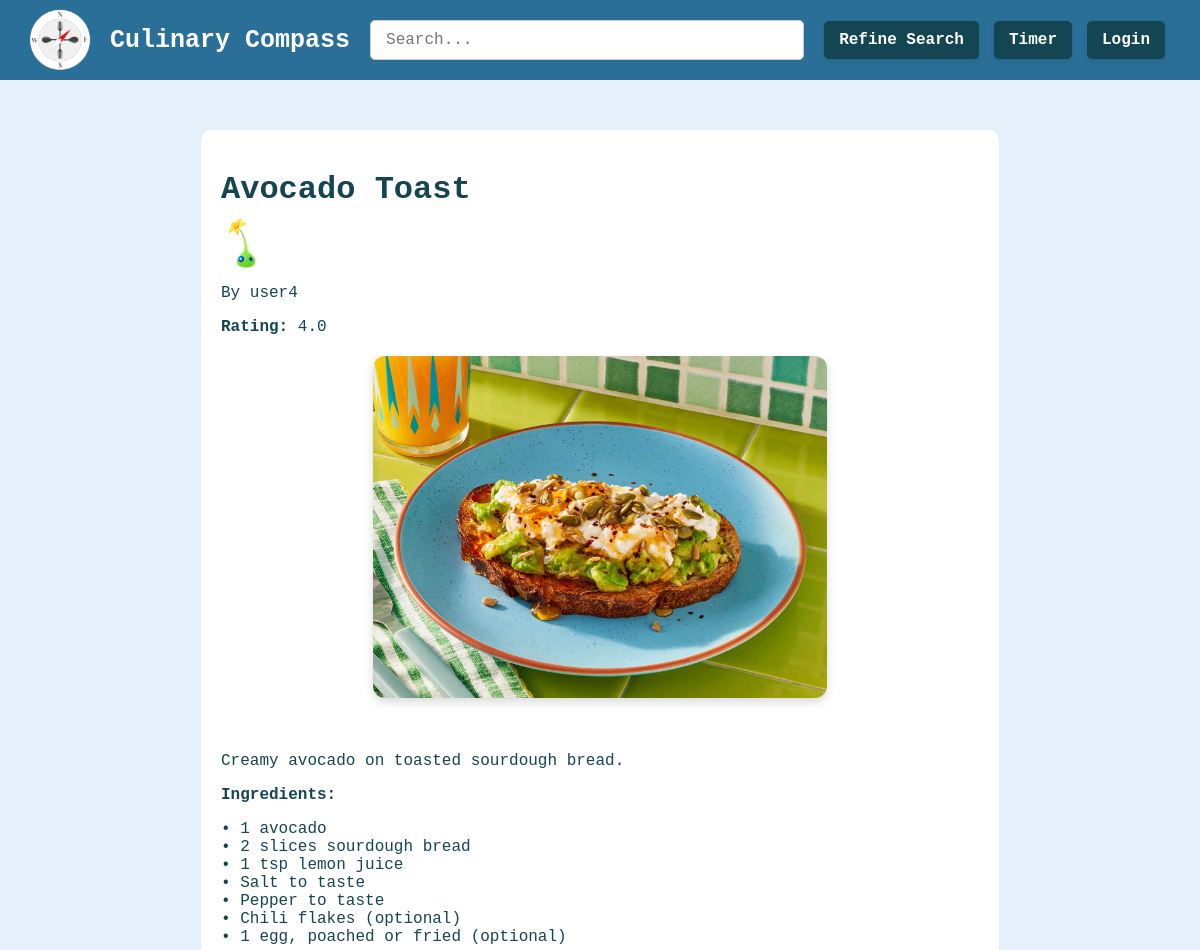
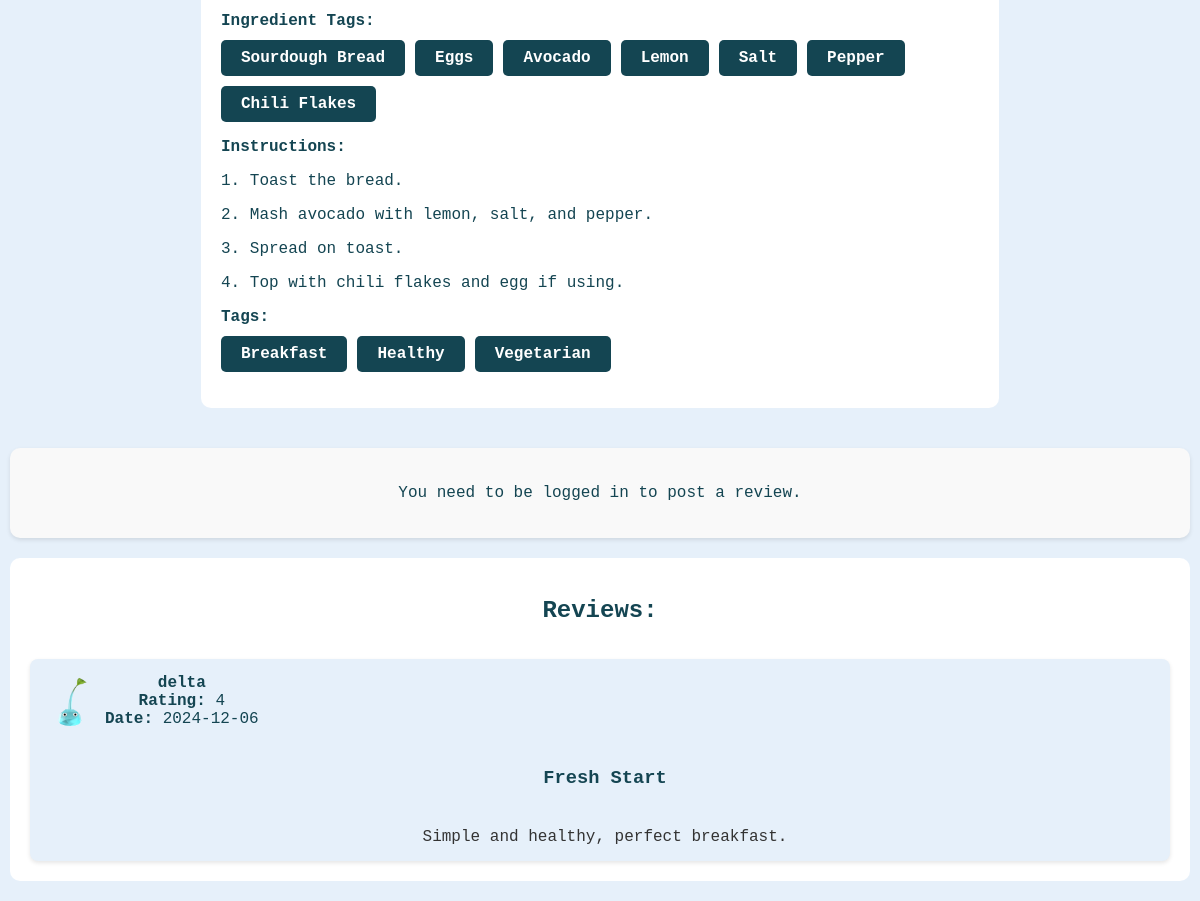
Page /recipe/6 on the committed database (2 pictures, top to bottom).
### tables this page shows
CREATE TABLE recipes (
        id INTEGER PRIMARY KEY AUTOINCREMENT,
        user_id INTEGER NOT NULL,
        title TEXT NOT NULL,
        intro TEXT,
        ingredient_list TEXT,
        ingredient_tags TEXT,
        instructions TEXT,
        tags TEXT,
        rating REAL,
        image TEXT
    );

CREATE TABLE users (
        id INTEGER PRIMARY KEY AUTOINCREMENT,
        username TEXT NOT NULL UNIQUE,
        password TEXT NOT NULL,
        profile_picture TEXT NOT NULL,
        is_admin INTEGER DEFAULT 0,
        failed_attempts INTEGER DEFAULT 0,
        lockout_timer TIMESTAMP NULL
    );

CREATE TABLE reviews (
        id INTEGER PRIMARY KEY AUTOINCREMENT,
        recipe_id INTEGER NOT NULL,
        user_id INTEGER NOT NULL,
        rating INTEGER NOT NULL,
        review TEXT,
        title TEXT,
        date TEXT NOT NULL,
        profile_picture TEXT,
        FOREIGN KEY (recipe_id) REFERENCES recipes(id) ON DELETE CASCADE,
        FOREIGN KEY (user_id) REFERENCES users(id) ON DELETE CASCADE
    );

### MW aaaaa/app.py (the view, shortened to what this page needs)
@app.route('/recipe/<int:recipe_id>', methods=['GET', 'POST'])
def recipe_page(recipe_id):
    connection = get_db_connection()
    cursor = connection.cursor()
    connection.execute("PRAGMA foreign_keys = ON;")
    query_recipe = '''
    SELECT recipes.*, users.username AS writer_username, users.id AS writer_id, users.profile_picture AS writer_pic
    FROM recipes
    JOIN users ON recipes.user_id = users.id
    WHERE recipes.id = ?
    '''
    recipe = connection.execute(query_recipe, (recipe_id,)).fetchone()
    query_reviews = '''
    SELECT users.username, reviews.*, reviews.title AS review_title
    FROM reviews
    JOIN users ON reviews.user_id = users.id
    WHERE reviews.recipe_id = ?
    '''
    reviews = connection.execute(query_reviews, (recipe_id,)).fetchall()
    is_favourited = False
    user_review = None
    if 'user_id' in session:
        user_id = session['user_id']
        is_favourited = cursor.execute("SELECT 1 FROM favourites WHERE recipe_id = ? AND user_id = ?", (recipe_id, user_id)).fetchone() is not None
        user_review = cursor.execute(
            "SELECT * FROM reviews WHERE recipe_id = ? AND user_id = ?",
            (recipe_id, user_id)
        ).fetchone()
        query_annotations = '''
        SELECT annotations.highlighted_text, annotations.annotation_text
        FROM annotations
        JOIN users ON annotations.user_id = users.id
        WHERE annotations.recipe_id = ? AND annotations.user_id = ?
        '''
        annotations = connection.execute(query_annotations, (recipe_id, user_id)).fetchall()
    else:
        annotations = []
    connection.close()
    if recipe:
        tags_dict = json.loads(recipe['tags'])
        tags = []
        for tag_list in tags_dict.values():
            tags.extend(tag_list)
        ingredient_tags_dict = json.loads(recipe['ingredient_tags'])
        ingredient_tags = []
        for tag_list in ingredient_tags_dict.values():
            ingredient_tags.extend(tag_list)
        recipe_data = {
            "writer_username": recipe['writer_username'],
            "writer_id": recipe['writer_id'],
            "writer_pic": recipe['writer_pic'],
            "id": recipe['id'],
            "title": recipe['title'],
            "instructions": recipe['instructions'],
            "intro": recipe['intro'],
            "ingredient_list": recipe['ingredient_list'],
            "ingredient_tags": ingredient_tags,
            "tags": tags,
            "rating": recipe['rating'] if reviews else "N/A",
            "image": recipe['image'],
            "annotations": [
                {
                    "highlighted_text": a['highlighted_text'],
                    "annotation_text": a['annotation_text']
                } for a in annotations
            ],
            "reviews": [
                {
                    "user_id": r['user_id'],
                    "username": r['username'],
                    "profile_picture": r['profile_picture'],
                    "review_title": r['review_title'],
                    "review": r['review'],
                    "rating": r['rating'],
                    "date": r['date']
                } for r in reviews
            ]
        }
        recipe_data["instructions"] = highlight_text(recipe_data["instructions"], recipe_data["annotations"])
        return render_template('recipepage.html', recipe=recipe_data, tags=tags, ingredient_tags=ingredient_tags, is_favourited=is_favourited, user_review=user_review)
    else:
        return "Page not found", 404

### MW aaaaa/app.py (called while the page is built)
def get_db_connection():
    connection = sqlite3.connect('my-database.db')
    connection.row_factory = sqlite3.Row
    return connection

def highlight_text(instructions, annotations):
    for i, ann in enumerate(annotations):
        pattern = re.escape(ann['highlighted_text'])
        replacement = f'<mark class="highlighted-text" id="highlight-{i}" data-index="{i}">{ann["highlighted_text"]}</mark>'
        instructions = re.sub(pattern, replacement, instructions, count=1)
    return Markup(instructions)

### MW aaaaa/templates/recipepage.html (shortened to what this page needs)
{% extends 'base.html' %}
{% block content %}
        <div class="content-wrapper{% if not session.get('logged_in') %} guest-view{% endif %}">
        <div class="recipe-info{% if not session.get('logged_in') %} guest-view{% endif %}">
                <h1>{{ recipe['title'] }}</h1>
                <a href="{{ url_for('profile', user_id=recipe['writer_id']) }}">
                    <img src="{{ url_for('static', filename=recipe['writer_pic'] if recipe['writer_pic'] else 'images/default_profile.png') }}" alt="Profile Picture" class="profile-pic">
                    <p>By {{ recipe['writer_username'] }}</p>
                </a>
                <p><strong>Rating:</strong> <span class="rating">{{ recipe['rating'] }}</span></p>
                {% if recipe.image %}
                    <div class="recipe-image-container">
                        <img src="{{ url_for('static', filename=recipe.image) }}" alt="{{ recipe.title }} Image" class="recipe-main-image">
                    </div>
                {% endif %}
                <br>
                <p> {{ recipe['intro']}}</p>
                <p><strong>Ingredients:</strong></p>
                <p> {{ recipe['ingredient_list']|replace('\n', '<br>')|safe }}</p>
                <p><strong>Ingredient Tags:</strong></p>
                    <div class="recipe-tags">
                        {% for tag in ingredient_tags %}
                            <a href="{{ url_for('search') }}?ingredients={{ tag }}" class="dark-button">{{ tag }}</a>
                        {% endfor %}
                    </div>
                <p><strong>Instructions:</strong></p>
                <div id="recipe-instructions">
                    <div id="instructions-text">
                        {% for line in recipe['instructions'].split('\n') %}
                            <p>{{ line }}</p>
                        {% endfor %}
                    </div>
                </div>
                <p><strong>Tags:</strong>
                    <form method="POST">
                        <div class="recipe-tags">
                            {% for tag in recipe['tags'] %}
                                <a href="{{ url_for('search') }}?tags={{ tag }}" class="dark-button">{{ tag }}</a>
                            {% endfor %}
                        </div>
                    </form>
                </p>
            </div>
    </div>
    <div class="review-form">
        {% if session.get('logged_in') %}
            {% if session['user_id'] == recipe.writer_id %}
                <p>You cannot review your own recipe.</p>
            {% elif user_review %}
                <h2>Edit Your Review</h2>
                <form method="POST">
                    <input type="hidden" name="action" value="edit_review">
                    <div class="form-group">
                        <label for="review_title">Review Title:</label>
                        <input type="text" id="review_title" name="review_title" value="{{ user_review['title'] }}" required>
                    </div>
                    <br>
                    <div class="form-group">
                        <label for="rating">Rating (1-5):</label>
                        <input type="number" id="rating" name="rating" min="1" max="5" value="{{ user_review['rating'] }}" required>
                    </div>
                    <br>
                    <div class="form-group">
                        <label for="review">Your Review:</label>
                        <textarea id="review" name="review" required>{{ user_review['review'] }}</textarea>
                    </div>
                    <br>
                    <button type="submit" class="submit-button">Update Review</button>
                </form>
            {% else %}
                <h2>Submit Your Review</h2>
                <form method="POST">
                    <input type="hidden" name="action" value="submit_review">
                    <input type="hidden" name="action" value="submit_review">
                    <div class="form-group">
                        <label for="review_title">Review Title:</label>
                        <input type="text" id="review_title" name="review_title" maxlength="50" required>
                    </div>
                    <br>
                    <div class="form-group">
                        <label for="rating">Rating (1-5):</label>
                        <input type="number" id="rating" name="rating" min="1" max="5" required>
                    </div>
                    <br>
                    <div class="form-group">
                        <label for="review">Your Review:</label>
                        <textarea id="review" name="review" maxlength="30000" required></textarea>
                    </div>
                    <br>
                    <button type="submit" class="submit-button">Submit Review</button>
                </form>
            {% endif %}
        {% else %}
            <p>You need to be logged in to post a review.</p>
        {% endif %}
    </div>
    <div class="reviews-section">
        <h2>Reviews:</h2>
        {% for review in recipe['reviews'] %}
            <div class="review">
                <div class="profile">
                    <a href="{{ url_for('profile', user_id=review['user_id']) }}">
                    <img src="{{ url_for('static', filename=review['profile_picture'] if review['profile_picture'] else 'images/default_profile.png') }}" alt="Profile Picture" class="profile-pic">
                    <div class="review-header">
                        <p><strong>{{ review['username'] }}</strong></p>
                        </a>
                        <p><strong>Rating:</strong> {{ review['rating'] }}</p>
                        <p><strong>Date:</strong> {{ review['date'] }}</p>
                    </div>
                </div>
                <h3 class="review-title">{{ review['review_title'] }}</h3>
                <p class="review-text">{{ review['review'] }}</p>
            </div>
        {% else %}
            <p>No reviews available.</p>
        {% endfor %}
    </div>
{% endblock %}

### MW aaaaa/static/stylesheet.css (style rules this page uses)
* { font-family: 'Cascadia Code', monospace; box-sizing: border-box; color:#144552; }
body { margin: 10px; padding-top: 100px; text-align: center; background-color: #e6f0fa; background-size: cover; background-position: center; background-repeat: no-repeat; background-attachment: fixed; }
a { cursor: pointer; color: inherit; text-decoration: none; }
.content-wrapper { display: flex; gap: 20px; padding: 20px; align-items: stretch; }
.content-wrapper.guest-view { display: block; gap: 20px; padding: 20px; align-items: stretch; }
.recipe-info { width: 70%; background-color: white; border-radius: 10px; padding: 20px; text-align: left; }
.recipe-info.guest-view { width: 70%; margin-left: auto; margin-right: auto; float: none; display: block; }
.recipe-info h1, .recipe-info p { margin-bottom: 10px; }
.recipe-tags { display: flex; flex-wrap: wrap; gap: 10px; justify-content: flex-start; }
.dark-button { display: inline-flex; align-items: center; justify-content: center; padding: 10px 20px; font-size: 1rem; font-weight: bold; border-radius: 5px; border: none; background-color: #144552; color: white; cursor: pointer; line-height: 1; user-select: none; transition: background-color 0.3s; }
.recipe-image-container { text-align: center; margin: 20px 0; }
.recipe-main-image { width: 60%; height: auto; display: block; margin: 0 auto 20px auto; border-radius: 12px; box-shadow: 0 4px 10px rgba(0, 0, 0, 0.15); }
.reviews-section { margin: 20px 0; padding: 20px; background-color: white; border-radius: 10px; display: flex; flex-direction: column; gap: 15px; }
.review { background-color: #e6f0fa; padding: 15px; border-radius: 8px; box-shadow: 0 2px 4px rgba(0,0,0,0.1); display: flex; flex-direction: column; gap: 10px; }
.profile { display: flex; align-items: center; margin-bottom: 10px; }
.profile-pic { width: 50px; height: 50px; border-radius: 50%; margin-right: 10px; object-fit: cover; }
.review-header { display: flex; flex-direction: column; }
.review-header p { margin: 0; }
.review-title { margin-left: 10px; }
.review-text { margin: 10px 0 0 10px; font-size: 1em; color: #333; }
.review-form { background-color: #f9f9f9; padding: 20px; border-radius: 10px; box-shadow: 0 2px 4px rgba(0,0,0,0.1); display: flex; flex-direction: column; gap: 15px; margin-top: 20px; }
.recipe-info, #annotation-sidebar { flex-grow: 1; height: auto; overflow-y: auto; }

### rows in the picture
recipes: title "Avocado Toast", rating "4.0", image (picture), intro "Creamy avocado on toasted sourdough bread.", ingredient_list "• 1 avocado • 2 slices sourdough bread • 1 tsp lemon juice • Salt to taste • Pepper to taste • Chili flakes (optional) • 1 egg, poached or fried (optional)"
users: profile_picture (picture), writer_username "user4"
reviews: profile_picture (picture), username "delta", rating "4", date "2024-12-06", review_title "Fresh Start", review "Simple and healthy, perfect breakfast."

### other values in the picture
{{ tag }} "Sourdough Bread" "Eggs" "Avocado" "Lemon" "Salt" "Pepper" "Chili Flakes"
{{ line }} "1. Toast the bread." "2. Mash avocado with lemon, salt, and pepper." "3. Spread on toast." "4. Top with chili flakes and egg if using."
{{ tag }} "Breakfast" "Healthy" "Vegetarian"
